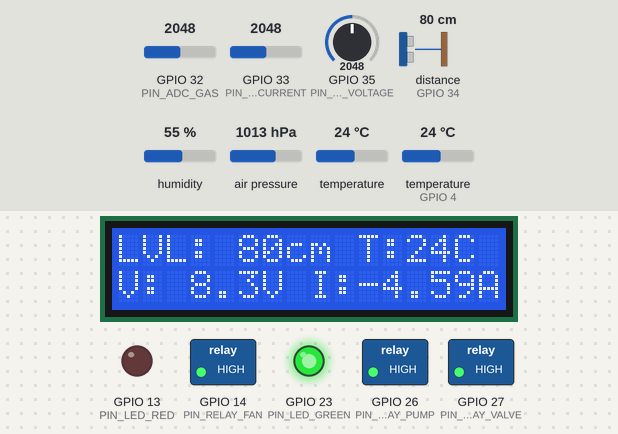
Bench run of a sketch on a simulated ESP32. On the bench: 16×2 character LCD, switched loads named in the sketch (green lamp = pin HIGH), output pins drawn as LEDs (lit = HIGH). Wiring (inferred from the names in the program): ultrasonic range finder: trigger GPIO 25; echo GPIO 34. The inputs (shaded band) are chosen by the test bench; at power-on: distance to the obstacle (sensor on GPIO 34) 80 cm, GPIO 33 (PIN_ADC_CURRENT) = 2048, temperature (sensor on GPIO 4) 24 °C, GPIO 35 (PIN_ADC_VOLTAGE) = 2048, GPIO 32 (PIN_ADC_GAS) = 2048, humidity 55 %, air pressure 1013 hPa, temperature 24 °C. The echo pulse lasts 58.3 µs per cm; pins used as bus, display or sensor lines are not drawn; what the sketch prints to the serial monitor is not drawn.

Above: at 3.6 s.
3.7 s: distance to the obstacle (sensor on GPIO 34) set to 2 cm
At 6.0 s:
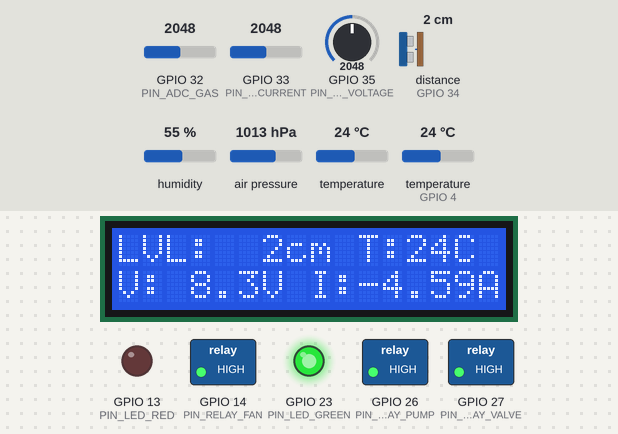
6.3 s: GPIO 33 (PIN_ADC_CURRENT) set to 3036
At 9.3 s:
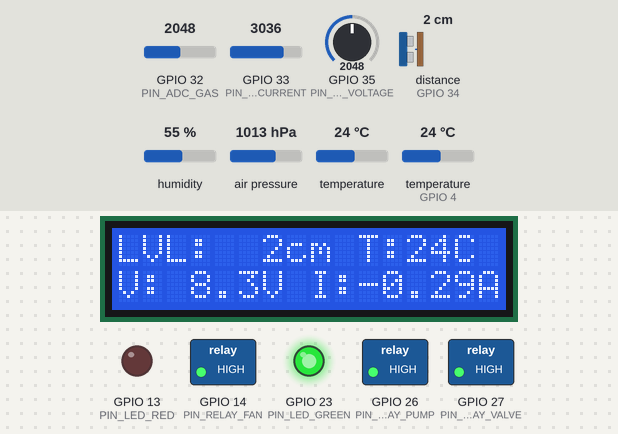
12.0 s: GPIO 33 (PIN_ADC_CURRENT) set to 3159
At 14.9 s:
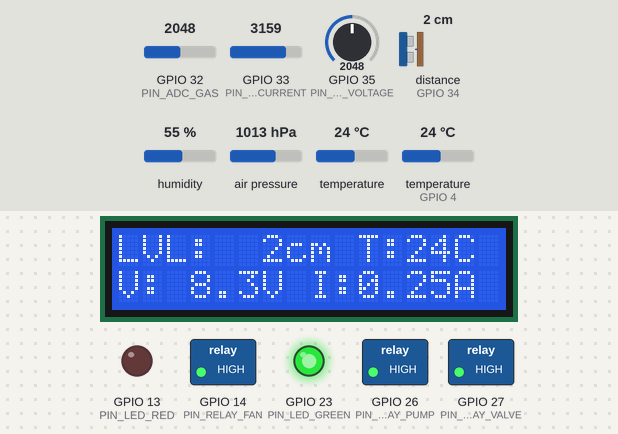
15.3 s: distance to the obstacle (sensor on GPIO 34) set to 18 cm
At 17.9 s:
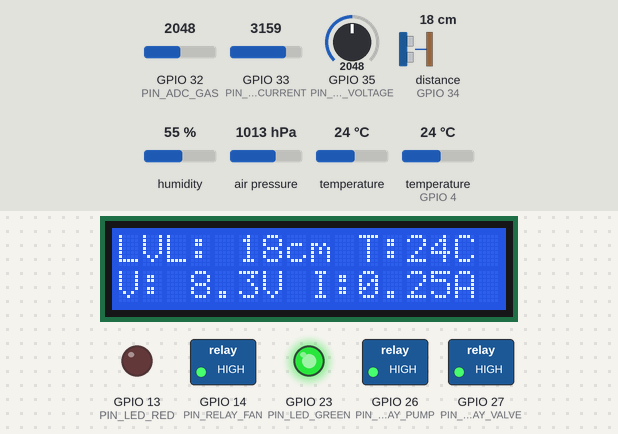
21.0 s: temperature (sensor on GPIO 4) set to 1 °C
At 22.1 s:
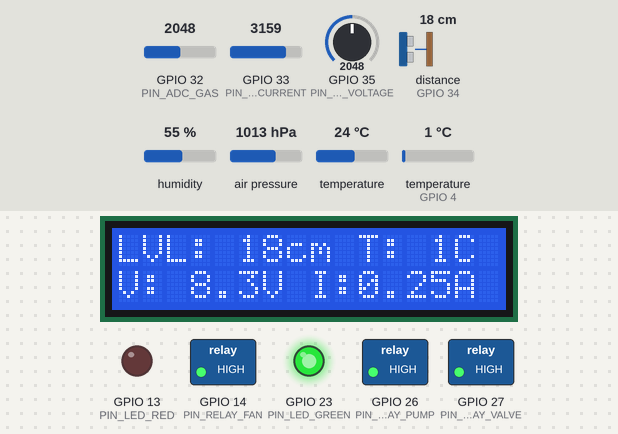
23.4 s: GPIO 35 (PIN_ADC_VOLTAGE) set to 2436
At 25.1 s:
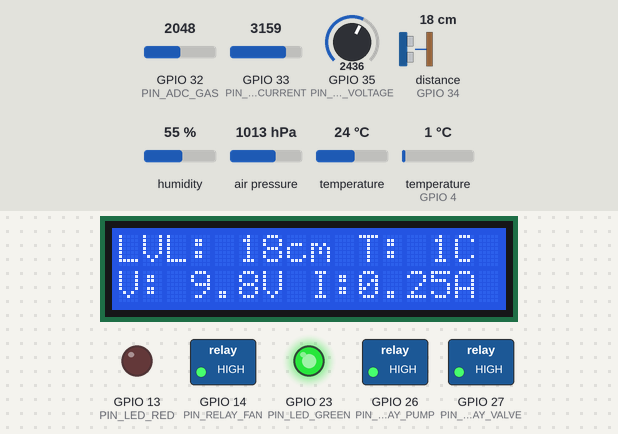
26.2 s: GPIO 35 (PIN_ADC_VOLTAGE) set to 2515
Timing chart, 0 to 29.2 s (numbered marks = the images above; inputs shaded):
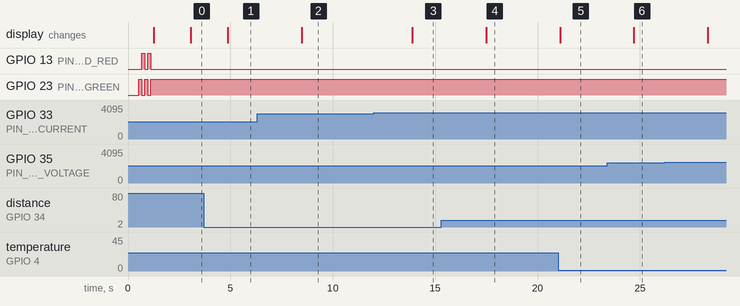

The sketch:

scada_bench_test.ino
```cpp
/*
 * SCADA Industrial Process Control - Edge Node Hardware Verification
 * Target: ESP32 DevKit V1 (30-Pin)
 * Serial Baud: 115200 | Framework: Arduino Core for ESP32
 *
 * Pinout Architecture (Locked & Verified via TRACKER.md):
 * - Status Green LED:     GPIO 23
 * - Alarm Red LED:        GPIO 13
 * - 4-Ch Relay IN1 (Pump):GPIO 26 (Active LOW)
 * - 4-Ch Relay IN2 (Valve):GPIO 27 (Active LOW)
 * - 4-Ch Relay IN3 (Fan): GPIO 14 (Active LOW)
 * - HC-SR04 Ultrasonic:   TRIG=GPIO 25, ECHO=GPIO 34 (via 3.0V divider)
 * - DS18B20 Temp Probe:   GPIO 4 (with 4.7k pull-up)
 * - MQ-2 Gas Analog AO:   GPIO 32 (via 2.5V 15k/15k divider)
 * - ACS712 Current OUT:   GPIO 33 (ADC1_CH5)
 * - 0-25V Voltage Sensor: GPIO 35 (ADC1_CH7, 5:1 divider)
 * - I2C Bus:              SDA=GPIO 21, SCL=GPIO 22
 *   - 16x2 LCD Display:   I2C 0x27 (or 0x3F)
 *   - GYBM BME/BMP280:    I2C 0x76 (or 0x77)
 */

#include <Arduino.h>
#include <Wire.h>
#include <LiquidCrystal_I2C.h>
#include <OneWire.h>
#include <DallasTemperature.h>
#include <Adafruit_Sensor.h>
#include <Adafruit_BME280.h>
#include <Adafruit_BMP280.h>

// --- PIN DEFINITIONS ---
#define PIN_LED_GREEN      23
#define PIN_LED_RED        13
#define PIN_RELAY_PUMP     26
#define PIN_RELAY_VALVE    27
#define PIN_RELAY_FAN      14

#define PIN_US_TRIG        25
#define PIN_US_ECHO        34
#define PIN_ONEWIRE_TEMP    4
#define PIN_ADC_GAS        32
#define PIN_ADC_CURRENT    33
#define PIN_ADC_VOLTAGE    35

// --- PERIPHERAL OBJECTS ---
LiquidCrystal_I2C lcd(0x27, 16, 2);
bool lcdFound = false;

OneWire oneWire(PIN_ONEWIRE_TEMP);
DallasTemperature ds18b20(&oneWire);
bool ds18b20Found = false;

Adafruit_BME280 bme;
Adafruit_BMP280 bmp;
bool bmeFound = false;
bool bmpFound = false;

// Calibration & Divider Scaling
const float V_REF = 3.3f;
const float ADC_RES = 4095.0f;
const float MQ2_DIVIDER_RATIO = (15.0f + 15.0f) / 15.0f; // 2.0x (15k/15k divider)
const float VOLT_SENSOR_RATIO = 5.0f;                    // 5:1 internal divider
const float ACS712_ZERO_V = 2.5f;                        // 2.5V quiescent zero-point
const float ACS712_SENSITIVITY = 0.185f;                 // 185 mV/A for 5A model

void scanI2C() {
  Serial.println("\n[I2C] Scanning I2C Bus on SDA=21, SCL=22...");
  byte count = 0;
  for (byte i = 1; i < 127; i++) {
    Wire.beginTransmission(i);
    if (Wire.endTransmission() == 0) {
      Serial.printf("[I2C] Device detected at 0x%02X", i);
      if (i == 0x27 || i == 0x3F) Serial.print(" (16x2 LCD Display)");
      if (i == 0x76 || i == 0x77) Serial.print(" (GYBM BME280/BMP280 Sensor)");
      Serial.println();
      count++;
      if (i == 0x27 || i == 0x3F) {
        lcd = LiquidCrystal_I2C(i, 16, 2);
        lcdFound = true;
      }
    }
  }
  if (count == 0) {
    Serial.println("[I2C] No I2C devices responded. Check SDA/SCL pull-ups.");
  }
}

void setup() {
  Serial.begin(115200);
  delay(500);
  Serial.println("\n=======================================================");
  Serial.println("  SCADA PROCESS CONTROL - EDGE NODE HARDWARE VERIFIER  ");
  Serial.println("=======================================================");

  // 1. Immediately secure all Relays to OFF (Active LOW relays: HIGH = OFF)
  pinMode(PIN_RELAY_PUMP, OUTPUT);
  pinMode(PIN_RELAY_VALVE, OUTPUT);
  pinMode(PIN_RELAY_FAN, OUTPUT);
  digitalWrite(PIN_RELAY_PUMP, HIGH);
  digitalWrite(PIN_RELAY_VALVE, HIGH);
  digitalWrite(PIN_RELAY_FAN, HIGH);
  Serial.println("[RELAY] All 3 Actuator channels initialized to OFF (Safe State).");

  // 2. Initialize Indicator LEDs
  pinMode(PIN_LED_GREEN, OUTPUT);
  pinMode(PIN_LED_RED, OUTPUT);
  Serial.println("[LED] Cycling Indicator LEDs...");
  for (int i = 0; i < 2; i++) {
    digitalWrite(PIN_LED_GREEN, HIGH);
    digitalWrite(PIN_LED_RED, LOW);
    delay(150);
    digitalWrite(PIN_LED_GREEN, LOW);
    digitalWrite(PIN_LED_RED, HIGH);
    delay(150);
  }
  digitalWrite(PIN_LED_GREEN, HIGH); // Normal green run indicator on
  digitalWrite(PIN_LED_RED, LOW);
  Serial.println("[LED] Green Status LED ON, Red Alarm LED OFF.");

  // 3. Initialize Sensors
  pinMode(PIN_US_TRIG, OUTPUT);
  pinMode(PIN_US_ECHO, INPUT);
  digitalWrite(PIN_US_TRIG, LOW);

  // Initialize I2C Bus
  Wire.begin(21, 22);
  scanI2C();

  // Initialize LCD
  if (lcdFound) {
    lcd.init();
    lcd.backlight();
    lcd.setCursor(0, 0);
    lcd.print("SCADA NODE INIT");
    lcd.setCursor(0, 1);
    lcd.print("Sensors Online..");
    Serial.println("[LCD] 16x2 LCD initialized successfully.");
  }

  // Initialize BME280 / BMP280
  if (bme.begin(0x76, &Wire) || bme.begin(0x77, &Wire)) {
    bmeFound = true;
    Serial.println("[ENV] BME280 sensor initialized.");
  } else if (bmp.begin(0x76) || bmp.begin(0x77)) {
    bmpFound = true;
    Serial.println("[ENV] BMP280 sensor initialized.");
  } else {
    Serial.println("[ENV] Note: BME/BMP280 not detected (check 3.3V rail).");
  }

  // Initialize Dallas DS18B20 1-Wire
  ds18b20.begin();
  if (ds18b20.getDeviceCount() > 0) {
    ds18b20Found = true;
    Serial.printf("[TEMP] DS18B20 probe detected (%d sensor found).\n", ds18b20.getDeviceCount());
  } else {
    Serial.println("[TEMP] Note: DS18B20 probe not detected (check pull-up).");
  }

  // Configure ADC Attenuation for 0 - 3.3V Range
  analogSetAttenuation(ADC_11db);

  Serial.println("\n[SYSTEM] Initialization Complete. Starting Live Telemetry Stream...\n");
  delay(1000);
}

float readUltrasonicDistance() {
  digitalWrite(PIN_US_TRIG, LOW);
  delayMicroseconds(2);
  digitalWrite(PIN_US_TRIG, HIGH);
  delayMicroseconds(10);
  digitalWrite(PIN_US_TRIG, LOW);
  long duration = pulseIn(PIN_US_ECHO, HIGH, 30000); // 30ms timeout (~5m)
  if (duration == 0) return -1.0f; // Timeout / out of range
  return (duration * 0.0343f) / 2.0f; // Distance in cm
}

void loop() {
  // 1. Read Ultrasonic Water Level
  float distanceCm = readUltrasonicDistance();

  // 2. Read MQ-2 Gas Sensor
  int rawGas = analogRead(PIN_ADC_GAS);
  float gasAdcVolts = (rawGas / ADC_RES) * V_REF;
  float gasSensorVolts = gasAdcVolts * MQ2_DIVIDER_RATIO;

  // 3. Read 0-25V DC Voltage Sensor
  int rawVolt = analogRead(PIN_ADC_VOLTAGE);
  float voltAdcVolts = (rawVolt / ADC_RES) * V_REF;
  float busVoltage = voltAdcVolts * VOLT_SENSOR_RATIO;

  // 4. Read ACS712 Current Sensor
  int rawCurr = analogRead(PIN_ADC_CURRENT);
  float currAdcVolts = (rawCurr / ADC_RES) * V_REF;
  float pumpCurrent = (currAdcVolts - ACS712_ZERO_V) / ACS712_SENSITIVITY;
  if (abs(pumpCurrent) < 0.05f) pumpCurrent = 0.0f; // Deadband filter

  // 5. Read DS18B20 Water Temperature
  float waterTempC = -999.0f;
  if (ds18b20Found) {
    ds18b20.requestTemperatures();
    waterTempC = ds18b20.getTempCByIndex(0);
  }

  // 6. Read Ambient Temp & Pressure (BME280 / BMP280)
  float ambTempC = 0.0f, pressureHpa = 0.0f, humidityPct = 0.0f;
  if (bmeFound) {
    ambTempC = bme.readTemperature();
    pressureHpa = bme.readPressure() / 100.0f;
    humidityPct = bme.readHumidity();
  } else if (bmpFound) {
    ambTempC = bmp.readTemperature();
    pressureHpa = bmp.readPressure() / 100.0f;
  }

  // 7. Output Formatted Serial Log & JSON
  Serial.printf("[TELEMETRY] Level: %5.1f cm | Gas: %4.2f V | DC Bus: %4.1f V | Current: %4.2f A | Water T: %4.1f C\n",
                distanceCm, gasSensorVolts, busVoltage, pumpCurrent, waterTempC);

  // 8. Update Local LCD Display
  if (lcdFound) {
    lcd.clear();
    lcd.setCursor(0, 0);
    if (distanceCm >= 0) {
      lcd.printf("LVL:%3.0fcm T:%2.0fC", distanceCm, (waterTempC > -100) ? waterTempC : ambTempC);
    } else {
      lcd.printf("LVL:--cm T:%2.0fC", (waterTempC > -100) ? waterTempC : ambTempC);
    }

    lcd.setCursor(0, 1);
    lcd.printf("V:%4.1fV I:%4.2fA", busVoltage, pumpCurrent);
  }

  delay(1000);
}
```

Measured:
- after the input at 3.7 s, the display: changes after 1.2 s (image 1)
- after the input at 6.3 s, the display: changes after 2.2 s (image 2)
- after the input at 12.0 s, the display: changes after 1.9 s (image 3)
- after the input at 15.3 s, the display: changes after 2.2 s (image 4)
- after the input at 21.0 s, the display: changes after 0.10 s (image 5)
- after the input at 23.4 s, the display: changes after 1.3 s (image 6)
